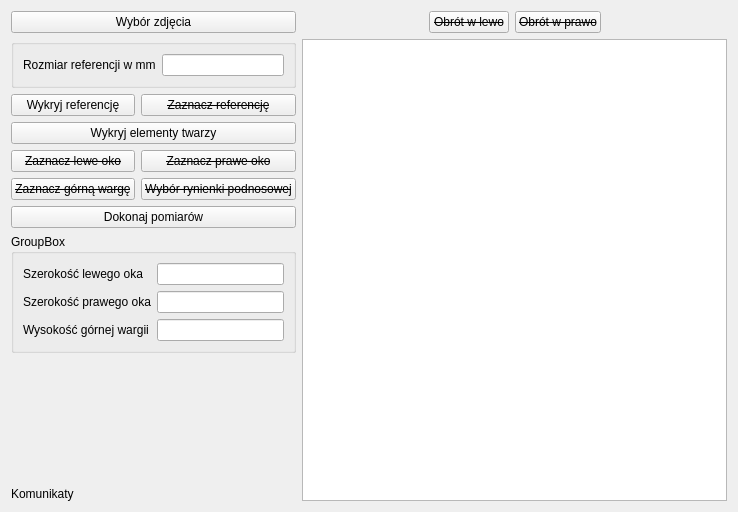
<?xml version="1.0" encoding="UTF-8"?>
<ui version="4.0">
 <class>w_MainWindow</class>
 <widget class="QWidget" name="w_MainWindow">
  <property name="geometry">
   <rect>
    <x>0</x>
    <y>0</y>
    <width>738</width>
    <height>512</height>
   </rect>
  </property>
  <property name="windowTitle">
   <string>Wspomaganie Diagnostyki FAS</string>
  </property>
  <property name="windowIcon">
   <iconset resource="../../resources/GUI_resources.qrc">
    <normaloff>:/icon/Ikona.png</normaloff>:/icon/Ikona.png</iconset>
  </property>
  <layout class="QGridLayout" name="gridLayout_2">
   <item row="0" column="0" rowspan="2">
    <layout class="QGridLayout" name="gridLayout">
     <item row="10" column="0" colspan="2">
      <widget class="QPushButton" name="pb_measure">
       <property name="text">
        <string>Dokonaj pomiarów</string>
       </property>
      </widget>
     </item>
     <item row="6" column="0">
      <widget class="QPushButton" name="pushButton_6">
       <property name="font">
        <font>
         <strikeout>true</strikeout>
        </font>
       </property>
       <property name="text">
        <string>Zaznacz lewe oko</string>
       </property>
      </widget>
     </item>
     <item row="1" column="0" colspan="2">
      <widget class="QGroupBox" name="groupBox_2">
       <property name="title">
        <string/>
       </property>
       <layout class="QFormLayout" name="formLayout_2">
        <item row="0" column="1">
         <widget class="QLineEdit" name="le_referenceMM"/>
        </item>
        <item row="0" column="0">
         <widget class="QLabel" name="label_3">
          <property name="text">
           <string>Rozmiar referencji w mm</string>
          </property>
         </widget>
        </item>
       </layout>
      </widget>
     </item>
     <item row="11" column="0" colspan="2">
      <widget class="QGroupBox" name="groupBox">
       <property name="title">
        <string>GroupBox</string>
       </property>
       <layout class="QFormLayout" name="formLayout">
        <item row="0" column="0">
         <widget class="QLabel" name="label">
          <property name="text">
           <string>Szerokość lewego oka</string>
          </property>
         </widget>
        </item>
        <item row="0" column="1">
         <widget class="QLineEdit" name="le_LeftEyeMM"/>
        </item>
        <item row="1" column="1">
         <widget class="QLineEdit" name="le_RightEyeMM"/>
        </item>
        <item row="1" column="0">
         <widget class="QLabel" name="label_2">
          <property name="text">
           <string>Szerokość prawego oka</string>
          </property>
         </widget>
        </item>
        <item row="2" column="0">
         <widget class="QLabel" name="label_4">
          <property name="text">
           <string>Wysokość górnej wargii</string>
          </property>
         </widget>
        </item>
        <item row="2" column="1">
         <widget class="QLineEdit" name="le_UpperLipMM"/>
        </item>
       </layout>
      </widget>
     </item>
     <item row="4" column="0">
      <widget class="QPushButton" name="pb_DetectReference">
       <property name="text">
        <string>Wykryj referencję</string>
       </property>
      </widget>
     </item>
     <item row="4" column="1">
      <widget class="QPushButton" name="pushButton">
       <property name="font">
        <font>
         <strikeout>true</strikeout>
        </font>
       </property>
       <property name="text">
        <string>Zaznacz referencję</string>
       </property>
       <property name="flat">
        <bool>false</bool>
       </property>
      </widget>
     </item>
     <item row="7" column="1">
      <widget class="QPushButton" name="pushButton_7">
       <property name="font">
        <font>
         <strikeout>true</strikeout>
        </font>
       </property>
       <property name="text">
        <string>Wybór rynienki podnosowej</string>
       </property>
      </widget>
     </item>
     <item row="5" column="0" colspan="2">
      <widget class="QPushButton" name="pb_DetectFacialLandmarks">
       <property name="text">
        <string>Wykryj elementy twarzy</string>
       </property>
      </widget>
     </item>
     <item row="7" column="0">
      <widget class="QPushButton" name="pushButton_8">
       <property name="font">
        <font>
         <strikeout>true</strikeout>
        </font>
       </property>
       <property name="text">
        <string>Zaznacz górną wargę</string>
       </property>
      </widget>
     </item>
     <item row="6" column="1">
      <widget class="QPushButton" name="pushButton_5">
       <property name="font">
        <font>
         <strikeout>true</strikeout>
        </font>
       </property>
       <property name="text">
        <string>Zaznacz prawe oko</string>
       </property>
      </widget>
     </item>
     <item row="0" column="0" colspan="2">
      <widget class="QPushButton" name="pb_ChooseImage">
       <property name="text">
        <string>Wybór zdjęcia</string>
       </property>
      </widget>
     </item>
    </layout>
   </item>
   <item row="0" column="3">
    <widget class="QPushButton" name="pb_RotateRight">
     <property name="font">
      <font>
       <strikeout>true</strikeout>
      </font>
     </property>
     <property name="text">
      <string>Obrót w prawo</string>
     </property>
    </widget>
   </item>
   <item row="0" column="4">
    <spacer name="horizontalSpacer_2">
     <property name="orientation">
      <enum>Qt::Orientation::Horizontal</enum>
     </property>
     <property name="sizeHint" stdset="0">
      <size>
       <width>40</width>
       <height>20</height>
      </size>
     </property>
    </spacer>
   </item>
   <item row="2" column="0">
    <spacer name="verticalSpacer">
     <property name="orientation">
      <enum>Qt::Orientation::Vertical</enum>
     </property>
     <property name="sizeHint" stdset="0">
      <size>
       <width>20</width>
       <height>40</height>
      </size>
     </property>
    </spacer>
   </item>
   <item row="1" column="1" rowspan="3" colspan="4">
    <widget class="QGraphicsView" name="graphicsView">
     <property name="sizeAdjustPolicy">
      <enum>QAbstractScrollArea::SizeAdjustPolicy::AdjustToContents</enum>
     </property>
    </widget>
   </item>
   <item row="3" column="0">
    <widget class="QLabel" name="lb_Message">
     <property name="text">
      <string>Komunikaty</string>
     </property>
    </widget>
   </item>
   <item row="0" column="2">
    <widget class="QPushButton" name="pb_RotateLeft">
     <property name="font">
      <font>
       <strikeout>true</strikeout>
      </font>
     </property>
     <property name="text">
      <string>Obrót w lewo</string>
     </property>
    </widget>
   </item>
   <item row="0" column="1">
    <spacer name="horizontalSpacer">
     <property name="orientation">
      <enum>Qt::Orientation::Horizontal</enum>
     </property>
     <property name="sizeHint" stdset="0">
      <size>
       <width>40</width>
       <height>20</height>
      </size>
     </property>
    </spacer>
   </item>
  </layout>
 </widget>
 <resources>
  <include location="../../resources/GUI_resources.qrc"/>
 </resources>
 <connections/>
</ui>
